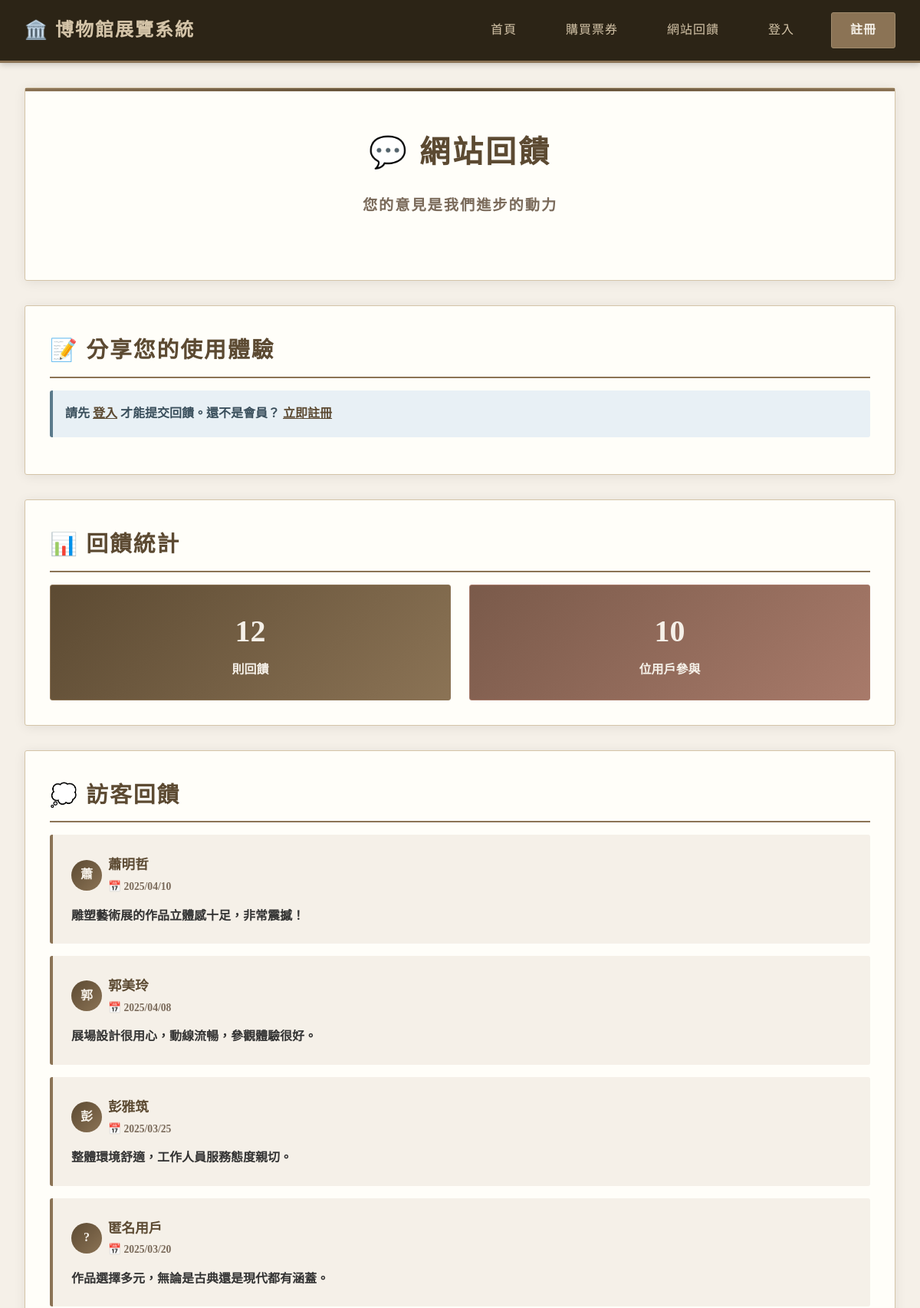
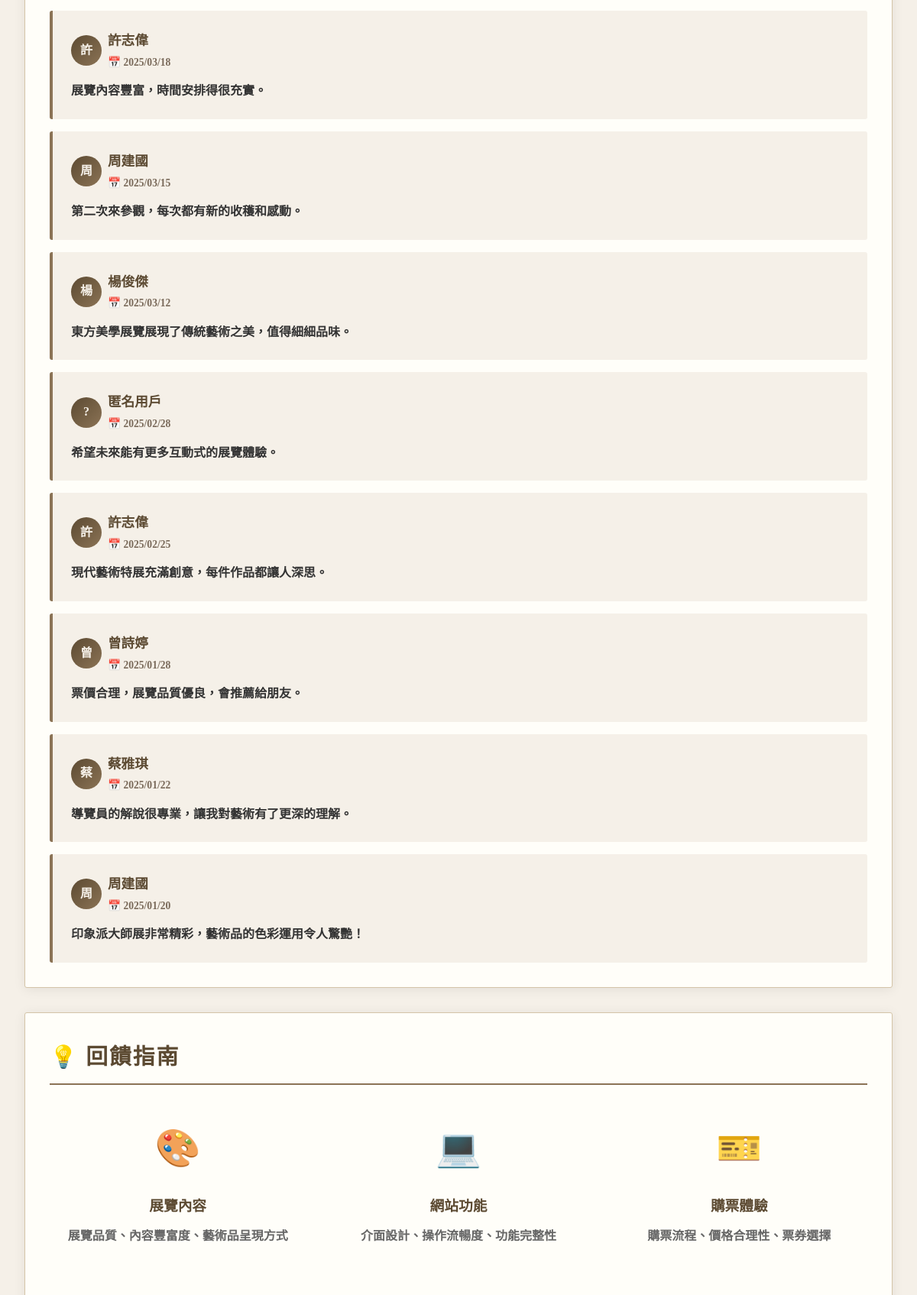
Page /feedback.php (upper part) on the committed database (2 pictures, top to bottom).
### tables this page shows
CREATE TABLE `feedback` (
  `id` varchar(10) NOT NULL,
  `fb_id` varchar(10) NOT NULL,
  `content` varchar(2000) NOT NULL,
  `fb_d` date NOT NULL,
  `anony` tinyint(1) NOT NULL
);

CREATE TABLE `person` (
  `id` varchar(10) NOT NULL,
  `gender` varchar(10) NOT NULL,
  `name` varchar(50) NOT NULL,
  `phone` varchar(10) NOT NULL,
  `mail` varchar(100) NOT NULL,
  `birth_date` date NOT NULL
);

### config.php (called while the page is built, shortened)
<?php
function isLoggedIn() {
    return isset($_SESSION['user_id']);
}
?>

### feedback.php (the view, shortened to what this page needs)
<?php
require_once 'config.php';
$sql = "SELECT f.content, p.name, f.fb_id, p.id, f.fb_d, f.anony
        FROM feedback f
        LEFT JOIN person p ON f.id = p.id
        WHERE f.fb_id NOT LIKE 'PWD_%'
        ORDER BY f.fb_d DESC, f.fb_id DESC";
$feedbacks = $conn->query($sql);
$sql = "SELECT COUNT(DISTINCT f.id) as feedback_users
        FROM feedback f
        WHERE f.fb_id NOT LIKE 'PWD_%'";
$stats = $conn->query($sql)->fetch_assoc();
?>
<!DOCTYPE html>
<html lang="zh-Hant">
<head>
    <link rel="stylesheet" href="css/style.css">
</head>
<body>
    <nav class="navbar">
        <div class="navbar-container">
            <a href="index.php" class="navbar-brand">
                <span>🏛️</span> 博物館展覽系統
            </a>
            <ul class="navbar-menu">
                <li><a href="index.php">首頁</a></li>
                <li><a href="ticket_purchase.php">購買票券</a></li>
                <li><a href="feedback.php">網站回饋</a></li>
                <?php if (isLoggedIn()): ?>
                    <li><a href="member_profile.php">會員資料</a></li>
                    <?php if (isCurator()): ?>
                        <li><a href="admin/index.php">後台管理</a></li>
                    <?php endif; ?>
                    <li><a href="logout.php" class="btn">登出</a></li>
                <?php else: ?>
                    <li><a href="login.php">登入</a></li>
                    <li><a href="register.php" class="btn">註冊</a></li>
                <?php endif; ?>
            </ul>
        </div>
    </nav>
    <div class="container">
        <div class="hero">
            <h1>💬 網站回饋</h1>
            <p>您的意見是我們進步的動力</p>
        </div>
        <div class="card">
            <h2 class="card-title">📝 分享您的使用體驗</h2>
            <?php if (isLoggedIn() && isVisitor()): ?>
                <form method="POST" action="">
                    <div class="form-group">
                        <label for="content">您的寶貴意見 *</label>
                        <textarea id="content" name="content" class="form-control" rows="5" required placeholder="請分享您對本網站的使用體驗、建議或任何想法...&#10;例如：展覽資訊、購票流程、網站介面、服務品質等"></textarea>
                        <small class="form-text">請盡量詳細描述，以便我們更好地改進服務</small>
                    </div>
                    <div class="form-group" style="margin-bottom: 1rem;">
                        <label style="display: flex; align-items: center; cursor: pointer;">
                            <input type="checkbox" name="anonymous" value="1" style="margin-right: 0.5rem; width: auto;">
                            <span>😶 匿名提交（不顯示您的姓名）</span>
                        </label>
                    </div>
                    <button type="submit" name="submit_feedback" class="btn btn-primary">提交回饋</button>
                </form>
            <?php else: ?>
                <div class="alert alert-info">
                    請先 <a href="login.php" style="color: #5c4a32; font-weight: bold;">登入</a>
                    才能提交回饋。還不是會員？
                    <a href="register.php" style="color: #5c4a32; font-weight: bold;">立即註冊</a>
                </div>
            <?php endif; ?>
        </div>
        <div class="card">
            <h2 class="card-title">📊 回饋統計</h2>
            <div style="display: grid; grid-template-columns: repeat(auto-fit, minmax(200px, 1fr)); gap: 1.5rem; margin-top: 1rem;">
                <div style="background: linear-gradient(135deg, #5c4a32 0%, #8b7355 100%); color: #f5f0e8; padding: 1.5rem; border-radius: 3px; text-align: center; border: 1px solid #8b7355;">
                    <div style="font-size: 2.5rem; font-weight: bold;"><?php echo $feedbacks->num_rows; ?></div>
                    <div>則回饋</div>
                </div>
                <div style="background: linear-gradient(135deg, #7a5a4a 0%, #a87a6a 100%); color: #f5f0e8; padding: 1.5rem; border-radius: 3px; text-align: center; border: 1px solid #a87a6a;">
                    <div style="font-size: 2.5rem; font-weight: bold;"><?php echo $stats['feedback_users']; ?></div>
                    <div>位用戶參與</div>
                </div>
            </div>
        </div>
        <div class="card">
            <h2 class="card-title">💭 訪客回饋</h2>
            <?php if ($feedbacks && $feedbacks->num_rows > 0): ?>
                <div style="display: grid; gap: 1rem; margin-top: 1rem;">
                    <?php while($feedback = $feedbacks->fetch_assoc()): ?>
                        <div style="background: #f5f0e8; padding: 1.5rem; border-radius: 3px; border-left: 4px solid #8b7355;">
                            <div style="display: flex; justify-content: space-between; align-items: center; margin-bottom: 0.75rem;">
                                <div style="display: flex; align-items: center; gap: 0.5rem;">
                                    <div style="width: 40px; height: 40px; border-radius: 50%; background: linear-gradient(135deg, #5c4a32 0%, #8b7355 100%); display: flex; align-items: center; justify-content: center; color: #f5f0e8; font-weight: bold;">
                                        <?php echo $feedback['anony'] ? '?' : mb_substr($feedback['name'], 0, 1, 'UTF-8'); ?>
                                    </div>
                                    <div>
                                        <strong style="color: #5c4a32; font-size: 1.1rem;">
                                            <?php echo $feedback['anony'] ? '匿名用戶' : htmlspecialchars($feedback['name']); ?>
                                        </strong>
                                        <div style="color: #7a6a5a; font-size: 0.85rem;">
                                            📅 <?php echo $feedback['fb_d'] ? date('Y/m/d', strtotime($feedback['fb_d'])) : '未知日期'; ?>
                                        </div>
                                    </div>
                                </div>
                            </div>
                            <p style="color: #333; line-height: 1.6; margin: 0; white-space: pre-wrap;"><?php echo htmlspecialchars($feedback['content']); ?></p>
                        </div>
                    <?php endwhile; ?>
                </div>
            <?php endif; ?>
        </div>
        <div class="card">
            <h2 class="card-title">💡 回饋指南</h2>
            <div style="display: grid; grid-template-columns: repeat(auto-fit, minmax(250px, 1fr)); gap: 2rem; margin-top: 1.5rem;">
                <div style="text-align: center; padding: 1rem;">
                    <div style="font-size: 3rem; margin-bottom: 1rem;">🎨</div>
                    <h3 style="color: #5c4a32; margin-bottom: 0.5rem;">展覽內容</h3>
                    <p style="color: #666;">展覽品質、內容豐富度、藝術品呈現方式</p>
                </div>
                <div style="text-align: center; padding: 1rem;">
                    <div style="font-size: 3rem; margin-bottom: 1rem;">💻</div>
                    <h3 style="color: #5c4a32; margin-bottom: 0.5rem;">網站功能</h3>
                    <p style="color: #666;">介面設計、操作流暢度、功能完整性</p>
                </div>
                <div style="text-align: center; padding: 1rem;">
                    <div style="font-size: 3rem; margin-bottom: 1rem;">🎫</div>
                    <h3 style="color: #5c4a32; margin-bottom: 0.5rem;">購票體驗</h3>
                    <p style="color: #666;">購票流程、價格合理性、票券選擇</p>
                </div>
                <div style="text-align: center; padding: 1rem;">
                </div>
            </div>
        </div>
    </div>
</body>
</html>

### css/style.css (style rules this page uses)
* { margin: 0; padding: 0; box-sizing: border-box; }
body { font-family: 'Noto Serif TC', 'Times New Roman', 'Microsoft JhengHei', serif; font-weight: 700; line-height: 1.8; color: #3d3d3d; background: #f5f0e8; min-height: 100vh; }
.navbar { background: #2c2416; box-shadow: 0 2px 8px rgba(0, 0, 0, 0.2); position: sticky; top: 0; z-index: 1000; border-bottom: 3px solid #8b7355; }
.navbar-container { max-width: 1200px; margin: 0 auto; display: flex; justify-content: space-between; align-items: center; padding: 1rem 2rem; }
.navbar-brand { font-size: 1.5rem; font-weight: bold; color: #d4c4a8; text-decoration: none; display: flex; align-items: center; gap: 0.5rem; letter-spacing: 2px; }
.navbar-menu { display: flex; list-style: none; gap: 2rem; align-items: center; }
.navbar-menu a { text-decoration: none; color: #d4c4a8; font-weight: 500; transition: color 0.3s; padding: 0.5rem 1rem; border-radius: 3px; letter-spacing: 1px; }
.navbar-menu .btn { background: #8b7355; color: #f5f0e8; padding: 0.5rem 1.5rem; border-radius: 3px; border: 1px solid #a08b6d; cursor: pointer; font-weight: 600; transition: all 0.3s; letter-spacing: 1px; }
.container { max-width: 1200px; margin: 2rem auto; padding: 0 2rem; }
.card { background: #fffef9; border-radius: 3px; padding: 2rem; box-shadow: 0 2px 15px rgba(0, 0, 0, 0.08); margin-bottom: 2rem; border: 1px solid #d4c4a8; transition: box-shadow 0.3s; }
.card-title { font-size: 1.8rem; color: #5c4a32; margin-bottom: 1rem; border-bottom: 2px solid #8b7355; padding-bottom: 0.5rem; letter-spacing: 2px; }
.btn { padding: 0.75rem 2rem; border: 1px solid transparent; border-radius: 3px; font-size: 1rem; font-weight: 600; cursor: pointer; transition: all 0.3s; text-decoration: none; display: inline-block; text-align: center; letter-spacing: 1px; font-family: inherit; }
.alert { padding: 1rem; border-radius: 3px; margin-bottom: 1rem; border-left: 4px solid; }
.alert-info { background: #e8f0f5; color: #3a4f5c; border-left-color: #5a7a8b; }
.hero { background: #fffef9; border-radius: 3px; padding: 3rem; text-align: center; margin-bottom: 2rem; box-shadow: 0 2px 15px rgba(0, 0, 0, 0.08); border: 1px solid #d4c4a8; position: relative; }
.hero::before { content: ''; position: absolute; top: 0; left: 0; right: 0; height: 4px; background: linear-gradient(90deg, #8b7355, #5c4a32, #8b7355); }
.hero h1 { font-size: 2.5rem; color: #5c4a32; margin-bottom: 1rem; letter-spacing: 3px; font-weight: 600; }
.hero p { font-size: 1.2rem; color: #7a6a5a; margin-bottom: 2rem; letter-spacing: 2px; }

### rows in the picture
feedback: person.name "蕭", person.name "蕭明哲", fb_d "2025/04/10", content "雕塑藝術展的作品立體感十足，非常震撼！"
feedback: person.name "郭", person.name "郭美玲", fb_d "2025/04/08", content "展場設計很用心，動線流暢，參觀體驗很好。"
feedback: person.name "彭", person.name "彭雅筑", fb_d "2025/03/25", content "整體環境舒適，工作人員服務態度親切。"
feedback: anony "匿名用戶", fb_d "2025/03/20", content "作品選擇多元，無論是古典還是現代都有涵蓋。"
feedback: person.name "許", person.name "許志偉", fb_d "2025/03/18", content "展覽內容豐富，時間安排得很充實。"
feedback: person.name "周", person.name "周建國", fb_d "2025/03/15", content "第二次來參觀，每次都有新的收穫和感動。"
feedback: person.name "楊", person.name "楊俊傑", fb_d "2025/03/12", content "東方美學展覽展現了傳統藝術之美，值得細細品味。"
feedback: anony "匿名用戶", fb_d "2025/02/28", content "希望未來能有更多互動式的展覽體驗。"
feedback: person.name "許", person.name "許志偉", fb_d "2025/02/25", content "現代藝術特展充滿創意，每件作品都讓人深思。"
feedback: person.name "曾", person.name "曾詩婷", fb_d "2025/01/28", content "票價合理，展覽品質優良，會推薦給朋友。"
feedback: person.name "蔡", person.name "蔡雅琪", fb_d "2025/01/22", content "導覽員的解說很專業，讓我對藝術有了更深的理解。"
feedback: person.name "周", person.name "周建國", fb_d "2025/01/20", content "印象派大師展非常精彩，藝術品的色彩運用令人驚艷！"

### other values in the picture
$feedbacks->num_rows "12"
$stats['feedback_users'] "10"
